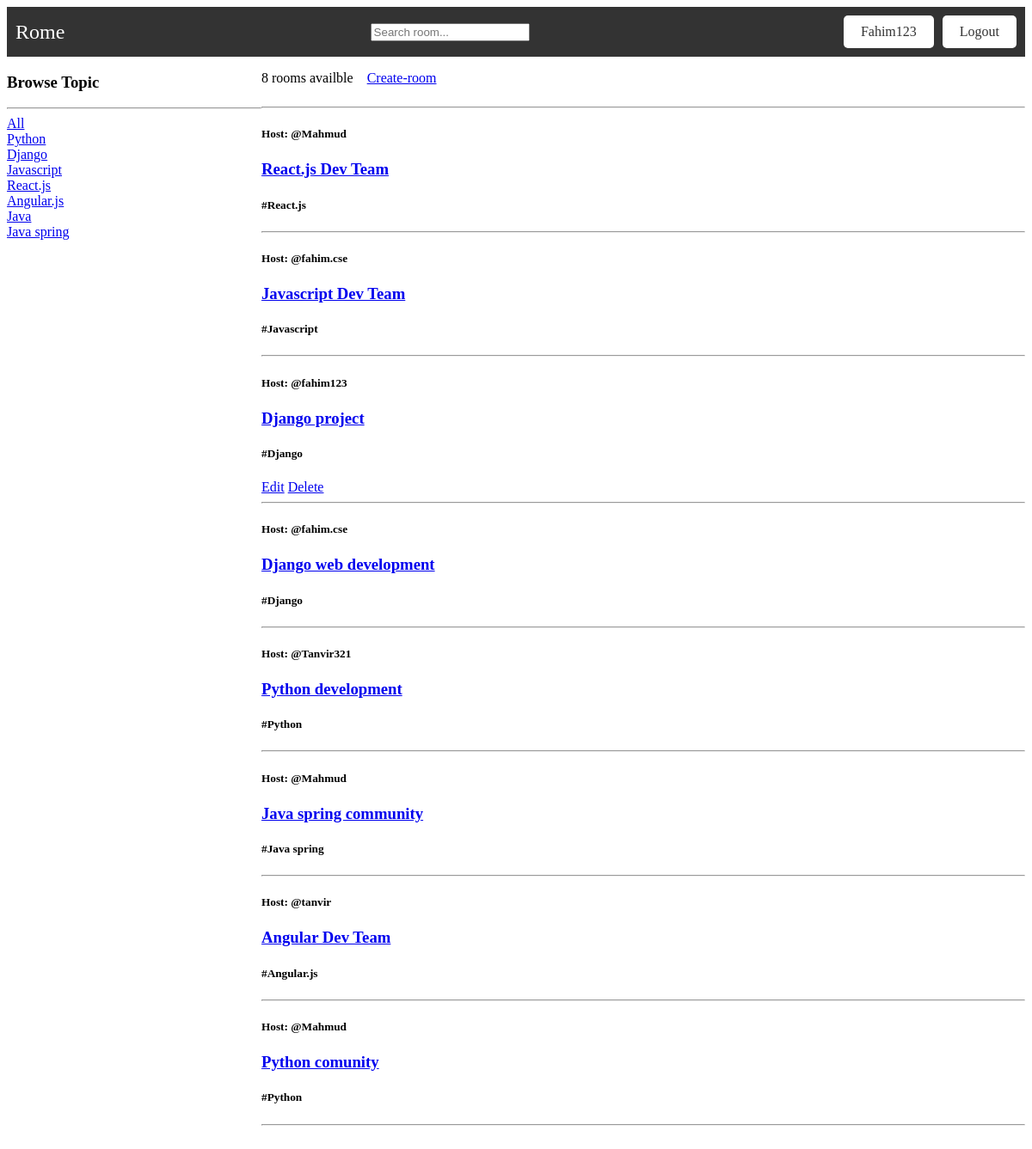
The page /room/ (signed in) on the database as committed earlier.
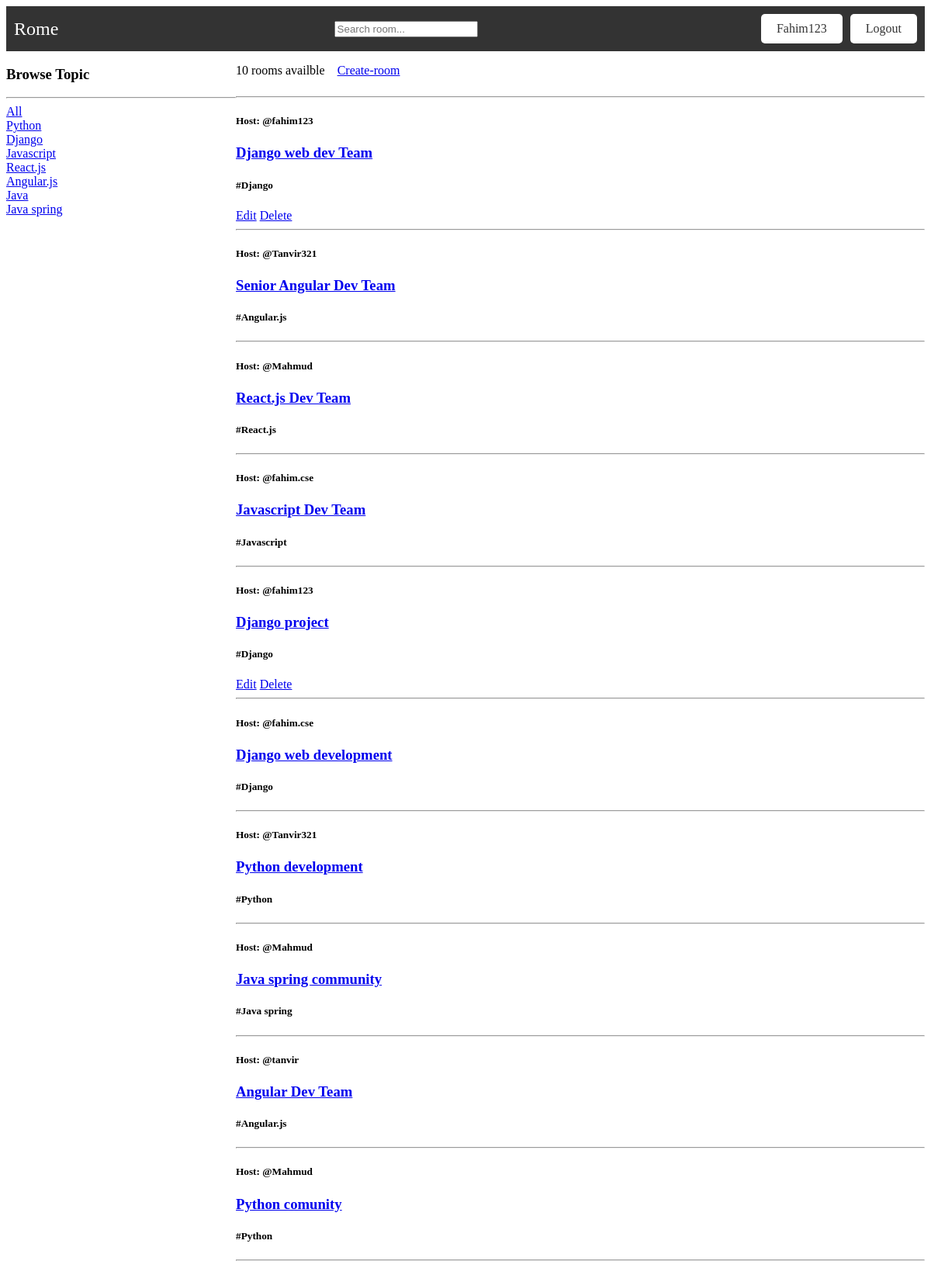
The same page on the database as committed later.
### main/models.py (models this page shows, shortened)
class Topic(models.Model):
    name = models.CharField(max_length=100)
    def __str__(self):
        return self.name

class RoomDatabase(models.Model):
    host = models.ForeignKey(User, on_delete=models.SET_NULL, null=True)
    topic = models.ForeignKey(Topic, on_delete=models.SET_NULL, null=True)
    name = models.CharField(max_length=100)
    description = models.TextField(null=True, blank=True)
    updated = models.DateTimeField(auto_now=True)
    created = models.DateTimeField(auto_now_add=True)
    class Meta:
        ordering = ['-updated', '-created']

### main/views.py (the view)
# urls.py: path('room/', views.room, name='room'),
@login_required(login_url='login')
def room(request):
    q = request.GET.get('q') if request.GET.get('q') != None else ''
    rooms = RoomDatabase.objects.filter(
        Q(topic__name__icontains=q) |
        Q(name__icontains=q) |
        Q(description__icontains=q)
    )
    topics = Topic.objects.all()
    room_count = rooms.count()
    dic = {
        "rooms": rooms,
        "topics": topics,
        "room_count": room_count,
    }
    return render(request, 'home/room.html', context=dic)

### templates/home/room.html (shortened to what this page needs)
{%extends 'home/layout.html'%}
{%block content%}
<div class="home_container">
    <div>
        <h3>Browse Topic</h3>
        <hr>
        <div>
            <a href="{%url 'room'%}">All</a>
        </div>
        {%for topic in topics%}
            <div>
                <a href="{%url 'room'%}?q={{topic.name}}">{{topic.name}}</a>
            </div>
        {%endfor%}
    </div>
    <div>
        <div class="top_portion">
            <p>{{room_count}} rooms availble</p>
            <a href="{%url 'create-room'%}">Create-room</a>
        </div>
        <hr>
        {%for room in rooms%}
            <h5>Host: @{{room.host}}</h5>
            <h3><a href="{% url 'room_dynamic_route' room.id %}">{{room.name}}</a></h3>
            <h5>#{{room.topic}}</h5>
            {%if request.user == room.host %}
            <a href="{%url 'update-room' room.id%}">Edit</a>
            <a href="{%url 'delete-room' room.id%}">Delete</a>
            {% endif %}
            <hr>
        {%endfor%}
    </div>
</div>
{%endblock content%}

Rows that differ between the two databases and show on the page:
added RoomDatabase: host "fahim123", name "Django web dev Team", topic "Django", shows "Edit"
added RoomDatabase: host "Tanvir321", name "Senior Angular Dev Team", topic "Angular.js"
Other text that changed with them:
{{ room_count }}: "8" → "10"
